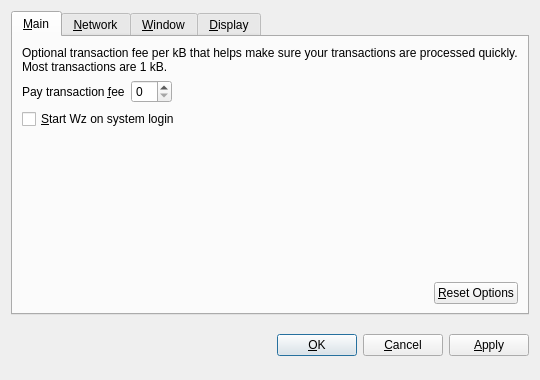
<?xml version="1.0" encoding="UTF-8"?>
<ui version="4.0">
 <class>OptionsDialog</class>
 <widget class="QDialog" name="OptionsDialog">
  <property name="geometry">
   <rect>
    <x>0</x>
    <y>0</y>
    <width>540</width>
    <height>380</height>
   </rect>
  </property>
  <property name="windowTitle">
   <string>Options</string>
  </property>
  <property name="modal">
   <bool>true</bool>
  </property>
  <layout class="QVBoxLayout" name="verticalLayout">
   <item>
    <widget class="QTabWidget" name="tabWidget">
     <property name="tabPosition">
      <enum>QTabWidget::North</enum>
     </property>
     <property name="currentIndex">
      <number>0</number>
     </property>
     <widget class="QWidget" name="tabMain">
      <attribute name="title">
       <string>&amp;Main</string>
      </attribute>
      <layout class="QVBoxLayout" name="verticalLayout_Main">
       <item>
        <widget class="QLabel" name="transactionFeeInfoLabel">
         <property name="text">
          <string>Optional transaction fee per kB that helps make sure your transactions are processed quickly. Most transactions are 1 kB.</string>
         </property>
         <property name="textFormat">
          <enum>Qt::PlainText</enum>
         </property>
         <property name="wordWrap">
          <bool>true</bool>
         </property>
        </widget>
       </item>
       <item>
        <layout class="QHBoxLayout" name="horizontalLayout_1_Main">
         <item>
          <widget class="QLabel" name="transactionFeeLabel">
           <property name="text">
            <string>Pay transaction &amp;fee</string>
           </property>
           <property name="textFormat">
            <enum>Qt::PlainText</enum>
           </property>
           <property name="buddy">
            <cstring>transactionFee</cstring>
           </property>
          </widget>
         </item>
         <item>
          <widget class="BitcoinAmountField" name="transactionFee"/>
         </item>
         <item>
          <spacer name="horizontalSpacer_1_Main">
           <property name="orientation">
            <enum>Qt::Horizontal</enum>
           </property>
           <property name="sizeHint" stdset="0">
            <size>
             <width>40</width>
             <height>20</height>
            </size>
           </property>
          </spacer>
         </item>
        </layout>
       </item>
       <item>
        <widget class="QCheckBox" name="bitcoinAtStartup">
         <property name="toolTip">
          <string>Automatically start Wz after logging in to the system.</string>
         </property>
         <property name="text">
          <string>&amp;Start Wz on system login</string>
         </property>
        </widget>
       </item>
       <item>
        <spacer name="verticalSpacer_Main">
         <property name="orientation">
          <enum>Qt::Vertical</enum>
         </property>
         <property name="sizeHint" stdset="0">
          <size>
           <width>20</width>
           <height>40</height>
          </size>
         </property>
        </spacer>
       </item>
       <item>
        <layout class="QHBoxLayout" name="horizontalLayout_2_Main">
         <item>
          <spacer name="horizontalSpacer_2_Main">
           <property name="orientation">
            <enum>Qt::Horizontal</enum>
           </property>
           <property name="sizeHint" stdset="0">
            <size>
             <width>40</width>
             <height>20</height>
            </size>
           </property>
          </spacer>
         </item>
         <item>
          <widget class="QPushButton" name="resetButton">
           <property name="toolTip">
            <string>Reset all client options to default.</string>
           </property>
           <property name="text">
            <string>&amp;Reset Options</string>
           </property>
           <property name="autoDefault">
            <bool>false</bool>
           </property>
          </widget>
         </item>
        </layout>
       </item>
      </layout>
     </widget>
     <widget class="QWidget" name="tabNetwork">
      <attribute name="title">
       <string>&amp;Network</string>
      </attribute>
      <layout class="QVBoxLayout" name="verticalLayout_Network">
       <item>
        <widget class="QCheckBox" name="mapPortUpnp">
         <property name="toolTip">
          <string>Automatically open the Wz client port on the router. This only works when your router supports UPnP and it is enabled.</string>
         </property>
         <property name="text">
          <string>Map port using &amp;UPnP</string>
         </property>
        </widget>
       </item>
       <item>
        <widget class="QCheckBox" name="connectSocks">
         <property name="toolTip">
          <string>Connect to the Wz network through a SOCKS proxy (e.g. when connecting through Tor).</string>
         </property>
         <property name="text">
          <string>&amp;Connect through SOCKS proxy:</string>
         </property>
        </widget>
       </item>
       <item>
        <layout class="QHBoxLayout" name="horizontalLayout_Network">
         <item>
          <widget class="QLabel" name="proxyIpLabel">
           <property name="text">
            <string>Proxy &amp;IP:</string>
           </property>
           <property name="textFormat">
            <enum>Qt::PlainText</enum>
           </property>
           <property name="buddy">
            <cstring>proxyIp</cstring>
           </property>
          </widget>
         </item>
         <item>
          <widget class="QValidatedLineEdit" name="proxyIp">
           <property name="maximumSize">
            <size>
             <width>140</width>
             <height>16777215</height>
            </size>
           </property>
           <property name="toolTip">
            <string>IP address of the proxy (e.g. 127.0.0.1)</string>
           </property>
          </widget>
         </item>
         <item>
          <widget class="QLabel" name="proxyPortLabel">
           <property name="text">
            <string>&amp;Port:</string>
           </property>
           <property name="textFormat">
            <enum>Qt::PlainText</enum>
           </property>
           <property name="buddy">
            <cstring>proxyPort</cstring>
           </property>
          </widget>
         </item>
         <item>
          <widget class="QLineEdit" name="proxyPort">
           <property name="maximumSize">
            <size>
             <width>55</width>
             <height>16777215</height>
            </size>
           </property>
           <property name="toolTip">
            <string>Port of the proxy (e.g. 9050)</string>
           </property>
          </widget>
         </item>
         <item>
          <widget class="QLabel" name="socksVersionLabel">
           <property name="text">
            <string>SOCKS &amp;Version:</string>
           </property>
           <property name="textFormat">
            <enum>Qt::PlainText</enum>
           </property>
           <property name="buddy">
            <cstring>socksVersion</cstring>
           </property>
          </widget>
         </item>
         <item>
          <widget class="QValueComboBox" name="socksVersion">
           <property name="toolTip">
            <string>SOCKS version of the proxy (e.g. 5)</string>
           </property>
          </widget>
         </item>
         <item>
          <spacer name="horizontalSpacer_Network">
           <property name="orientation">
            <enum>Qt::Horizontal</enum>
           </property>
           <property name="sizeHint" stdset="0">
            <size>
             <width>40</width>
             <height>20</height>
            </size>
           </property>
          </spacer>
         </item>
        </layout>
       </item>
       <item>
        <spacer name="verticalSpacer_Network">
         <property name="orientation">
          <enum>Qt::Vertical</enum>
         </property>
         <property name="sizeHint" stdset="0">
          <size>
           <width>20</width>
           <height>40</height>
          </size>
         </property>
        </spacer>
       </item>
      </layout>
     </widget>
     <widget class="QWidget" name="tabWindow">
      <attribute name="title">
       <string>&amp;Window</string>
      </attribute>
      <layout class="QVBoxLayout" name="verticalLayout_Window">
       <item>
        <widget class="QCheckBox" name="minimizeToTray">
         <property name="toolTip">
          <string>Show only a tray icon after minimizing the window.</string>
         </property>
         <property name="text">
          <string>&amp;Minimize to the tray instead of the taskbar</string>
         </property>
        </widget>
       </item>
       <item>
        <widget class="QCheckBox" name="minimizeOnClose">
         <property name="toolTip">
          <string>Minimize instead of exit the application when the window is closed. When this option is enabled, the application will be closed only after selecting Quit in the menu.</string>
         </property>
         <property name="text">
          <string>M&amp;inimize on close</string>
         </property>
        </widget>
       </item>
       <item>
        <spacer name="verticalSpacer_Window">
         <property name="orientation">
          <enum>Qt::Vertical</enum>
         </property>
         <property name="sizeHint" stdset="0">
          <size>
           <width>20</width>
           <height>40</height>
          </size>
         </property>
        </spacer>
       </item>
      </layout>
     </widget>
     <widget class="QWidget" name="tabDisplay">
      <attribute name="title">
       <string>&amp;Display</string>
      </attribute>
      <layout class="QVBoxLayout" name="verticalLayout_Display">
       <item>
        <layout class="QHBoxLayout" name="horizontalLayout_1_Display">
         <item>
          <widget class="QLabel" name="langLabel">
           <property name="text">
            <string>User Interface &amp;language:</string>
           </property>
           <property name="textFormat">
            <enum>Qt::PlainText</enum>
           </property>
           <property name="buddy">
            <cstring>lang</cstring>
           </property>
          </widget>
         </item>
         <item>
          <widget class="QValueComboBox" name="lang">
           <property name="toolTip">
            <string>The user interface language can be set here. This setting will take effect after restarting Wz.</string>
           </property>
          </widget>
         </item>
        </layout>
       </item>
       <item>
        <layout class="QHBoxLayout" name="horizontalLayout_2_Display">
         <item>
          <widget class="QLabel" name="unitLabel">
           <property name="text">
            <string>&amp;Unit to show amounts in:</string>
           </property>
           <property name="textFormat">
            <enum>Qt::PlainText</enum>
           </property>
           <property name="buddy">
            <cstring>unit</cstring>
           </property>
          </widget>
         </item>
         <item>
          <widget class="QValueComboBox" name="unit">
           <property name="toolTip">
            <string>Choose the default subdivision unit to show in the interface and when sending coins.</string>
           </property>
          </widget>
         </item>
        </layout>
       </item>
       <item>
        <widget class="QCheckBox" name="displayAddresses">
         <property name="toolTip">
          <string>Whether to show Wz addresses in the transaction list or not.</string>
         </property>
         <property name="text">
          <string>&amp;Display addresses in transaction list</string>
         </property>
        </widget>
       </item>
       <item>
        <spacer name="verticalSpacer_Display">
         <property name="orientation">
          <enum>Qt::Vertical</enum>
         </property>
         <property name="sizeHint" stdset="0">
          <size>
           <width>20</width>
           <height>40</height>
          </size>
         </property>
        </spacer>
       </item>
      </layout>
     </widget>
    </widget>
   </item>
   <item>
    <layout class="QHBoxLayout" name="horizontalLayout_Buttons">
     <item>
      <spacer name="horizontalSpacer_1">
       <property name="orientation">
        <enum>Qt::Horizontal</enum>
       </property>
       <property name="sizeHint" stdset="0">
        <size>
         <width>40</width>
         <height>48</height>
        </size>
       </property>
      </spacer>
     </item>
     <item>
      <widget class="QLabel" name="statusLabel">
       <property name="font">
        <font>
         <weight>75</weight>
         <bold>true</bold>
        </font>
       </property>
       <property name="text">
        <string/>
       </property>
       <property name="textFormat">
        <enum>Qt::PlainText</enum>
       </property>
       <property name="wordWrap">
        <bool>true</bool>
       </property>
      </widget>
     </item>
     <item>
      <spacer name="horizontalSpacer_2">
       <property name="orientation">
        <enum>Qt::Horizontal</enum>
       </property>
       <property name="sizeHint" stdset="0">
        <size>
         <width>40</width>
         <height>48</height>
        </size>
       </property>
      </spacer>
     </item>
     <item>
      <widget class="QPushButton" name="okButton">
       <property name="text">
        <string>&amp;OK</string>
       </property>
      </widget>
     </item>
     <item>
      <widget class="QPushButton" name="cancelButton">
       <property name="text">
        <string>&amp;Cancel</string>
       </property>
       <property name="autoDefault">
        <bool>false</bool>
       </property>
      </widget>
     </item>
     <item>
      <widget class="QPushButton" name="applyButton">
       <property name="text">
        <string>&amp;Apply</string>
       </property>
       <property name="autoDefault">
        <bool>false</bool>
       </property>
      </widget>
     </item>
    </layout>
   </item>
  </layout>
 </widget>
 <customwidgets>
  <customwidget>
   <class>BitcoinAmountField</class>
   <extends>QSpinBox</extends>
   <header>bitcoinamountfield.h</header>
  </customwidget>
  <customwidget>
   <class>QValueComboBox</class>
   <extends>QComboBox</extends>
   <header>qvaluecombobox.h</header>
  </customwidget>
  <customwidget>
   <class>QValidatedLineEdit</class>
   <extends>QLineEdit</extends>
   <header>qvalidatedlineedit.h</header>
  </customwidget>
 </customwidgets>
 <resources/>
 <connections/>
</ui>
